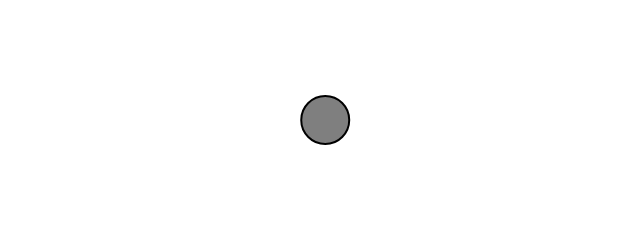
Frame 1 (no input)
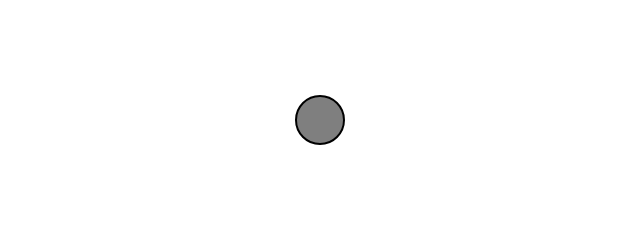
Frame 60 (no input)
Frame 120 (the mouse pressed at the canvas centre since frame 60): identical to frame 60, image omitted

The p5.js sketch that drew these frames (run headless with seeded random() and noise() and a simulated clock; from frame 60 on, the mouse is pressed at the canvas centre):

// p5.js sketch
// ── sketch.js
function setup() {
  createCanvas(640, 240);
}

function draw() {
  background(255);
  
  let amplitude = 100;   //pixels
  let period = 120;      //framecount for tracking time
  
  let x = amplitude * sin(TWO_PI * frameCount/ period);
  
  stroke(0);
  strokeWeight(2);
  fill(127);
  translate(width/2, height/2);
  line(0,0,x,0);
  circle(x,0,48)
}
